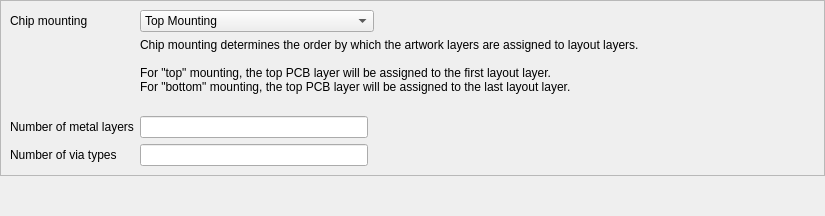
     <widget class="QWidget" name="page_3" >
      <layout class="QVBoxLayout" >
       <property name="margin" >
        <number>0</number>
       </property>
       <property name="spacing" >
        <number>6</number>
       </property>
       <item>
        <widget class="QFrame" name="frame_2" >
         <property name="frameShape" >
          <enum>QFrame::StyledPanel</enum>
         </property>
         <property name="frameShadow" >
          <enum>QFrame::Plain</enum>
         </property>
         <layout class="QGridLayout" >
          <property name="margin" >
           <number>9</number>
          </property>
          <property name="spacing" >
           <number>6</number>
          </property>
          <item row="0" column="1" colspan="2" >
           <widget class="QComboBox" name="mounting_cbx" >
            <item>
             <property name="text" >
              <string>Top Mounting</string>
             </property>
            </item>
            <item>
             <property name="text" >
              <string>Bottom Mounting</string>
             </property>
            </item>
           </widget>
          </item>
          <item row="0" column="3" >
           <spacer>
            <property name="orientation" >
             <enum>Qt::Horizontal</enum>
            </property>
            <property name="sizeHint" >
             <size>
              <width>321</width>
              <height>20</height>
             </size>
            </property>
           </spacer>
          </item>
          <item row="3" column="0" >
           <widget class="QLabel" name="label_33" >
            <property name="text" >
             <string>Number of metal layers</string>
            </property>
           </widget>
          </item>
          <item row="4" column="1" >
           <widget class="QLineEdit" name="num_via_le" />
          </item>
          <item row="4" column="0" >
           <widget class="QLabel" name="Number of via layers" >
            <property name="text" >
             <string>Number of via types</string>
            </property>
           </widget>
          </item>
          <item row="3" column="1" >
           <widget class="QLineEdit" name="num_metal_le" />
          </item>
          <item row="2" column="0" colspan="4" >
           <spacer>
            <property name="orientation" >
             <enum>Qt::Vertical</enum>
            </property>
            <property name="sizeType" >
             <enum>QSizePolicy::Fixed</enum>
            </property>
            <property name="sizeHint" >
             <size>
              <width>691</width>
              <height>16</height>
             </size>
            </property>
           </spacer>
          </item>
          <item row="0" column="0" >
           <widget class="QLabel" name="label_28" >
            <property name="text" >
             <string>Chip mounting</string>
            </property>
           </widget>
          </item>
          <item row="3" column="2" colspan="2" >
           <spacer>
            <property name="orientation" >
             <enum>Qt::Horizontal</enum>
            </property>
            <property name="sizeHint" >
             <size>
              <width>441</width>
              <height>20</height>
             </size>
            </property>
           </spacer>
          </item>
          <item row="1" column="1" colspan="3" >
           <widget class="QLabel" name="label_32" >
            <property name="text" >
             <string>Chip mounting determines the order by which the artwork layers are assigned to layout layers. 

For "top" mounting, the top PCB layer will be assigned to the first layout layer. 
For "bottom" mounting, the top PCB layer will be assigned to the last layout layer.</string>
            </property>
            <property name="wordWrap" >
             <bool>true</bool>
            </property>
           </widget>
          </item>
         </layout>
        </widget>
       </item>
       <item>
        <spacer>
         <property name="orientation" >
          <enum>Qt::Vertical</enum>
         </property>
         <property name="sizeHint" >
          <size>
           <width>20</width>
           <height>40</height>
          </size>
         </property>
        </spacer>
       </item>
      </layout>
     </widget>
